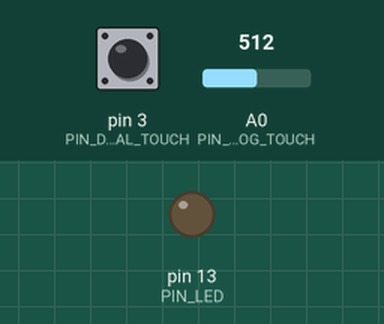
Bench run of a sketch on a simulated Arduino Uno, built with avr-gcc and run on an emulated ATmega328P. Parts: output pins drawn as LEDs (lit = HIGH). The test bench sets the inputs (shaded band); at power-on: pin 3 (PIN_DIGITAL_TOUCH) HIGH, A0 (PIN_ANALOG_TOUCH) = 512. What the sketch prints to the serial monitor is not drawn.

Above: at 1.2 s.
1.3 s: pin 3 (PIN_DIGITAL_TOUCH) pulled LOW for 0.15 s
2.9 s: pin 3 (PIN_DIGITAL_TOUCH) pulled LOW for 1 s
At 4.3 s:
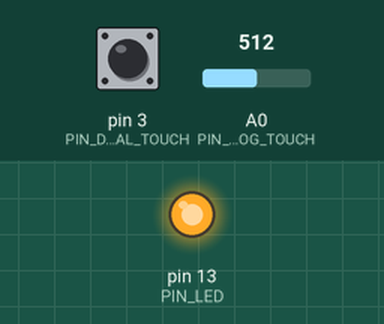
5.4 s: pin 3 (PIN_DIGITAL_TOUCH) pulled LOW for 3.2 s
At 6.1 s:
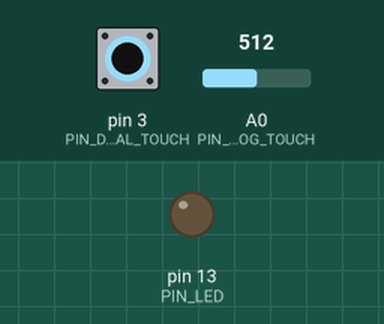
Timing chart, 0 to 8.4 s (numbered marks = the images above; inputs shaded):
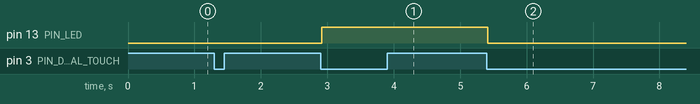

The sketch:

main.ino
```cpp
/**
 * @file    main.ino
 * @author  Filippo Graziani
 * @date    06/03/2024
 * @brief   A sample code for the metal touch sensor (KY036)
 * Connections:
 * Sensor       -----       Arduino Uno
 * A0                       A0
 * G                        GND
 * +                        5V
 * D0                       D3
 *
 * @note    Mantaining the touch pressed, a sort of periodic signal is created.
 *          With the debounce enabled, a clean touch can be detected.
 */

#include "Arduino.h"
#include <stdint.h>

void irq_touch_detect();

#define     PIN_ANALOG_TOUCH    (A0)
#define     PIN_DIGITAL_TOUCH   (3)
#define     PIN_LED             (LED_BUILTIN)

static volatile bool b_detected(false);

/**
 * @brief   Setup function.
 * @par     Description
 * Setting of the Arduino's pins and the serial port.
 * @return  Nothing.
 */
void
setup ()
{
    Serial.begin(9600);

    while (!Serial)
    {
        /* Do nothing */
    }

    pinMode(PIN_LED, OUTPUT);
    digitalWrite(PIN_LED, 0);
    pinMode(PIN_ANALOG_TOUCH, INPUT);
    pinMode(PIN_DIGITAL_TOUCH, INPUT);
    attachInterrupt(digitalPinToInterrupt(PIN_DIGITAL_TOUCH),
                    irq_touch_detect, FALLING);

}   /* setup() */

/**
 * @brief   Loop function.
 * @par     Description
 * The program sets or unsets the LED when a touch signal higher than a
 * threshold is detected.
 * The threshold is physically managed with a trimmer connected to the sensor.
 * The analog value is printed on the Serial Monitor.
 * @return  Nothing.
 */
void
loop ()
{
    static uint32_t debounce_time_ms(0);
    static uint8_t led_status(0);
    int32_t value(analogRead(PIN_ANALOG_TOUCH));

    if ((true == b_detected) && (0 == debounce_time_ms))
    {
        Serial.println("Sound detected");
        digitalWrite(PIN_LED, led_status);
        led_status = ~led_status;
        debounce_time_ms = millis();
    }

    //Serial.print("Analog Value: ");
    Serial.println(value);

    if ((0 != debounce_time_ms) && ((millis() - debounce_time_ms) > 200))
    {
        debounce_time_ms = 0;
        b_detected = false;
        attachInterrupt(digitalPinToInterrupt(PIN_DIGITAL_TOUCH),
                        irq_touch_detect, FALLING);
    }
}   /* loop() */

/**
 * @brief   Interrupt function.
 * @par     Description
 * Detection of a touch action.
 * @return  Nothing.
 */
void
irq_touch_detect ()
{
    b_detected = true;
}   /* irq_touch_detect() */


/*** End of file ***/
```

Measured:
- after the input at 2.9 s, pin 13 (PIN_LED): LOW → HIGH at once
- after the input at 5.4 s, pin 13 (PIN_LED): HIGH → LOW at once
